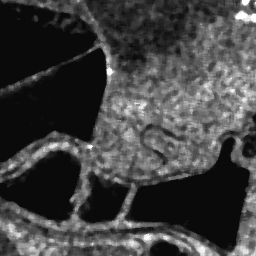
%> input picture pic/san_1.bmp, 256 x 256 px
$ octave Main.m   (GNU Octave 9; MATLAB toolbox functions it lacks are replaced by stand-ins)
%> lines starting %> are read from the running program, lines starting %| are printed output that depends on the picture; in (x1, y1, x2, y2) boxes, pixels count from 0 and x2, y2 are one past the last pixel; in counts of white or black regions, pixels touching at a corner belong together; the program's own positions count from 1
### nr.m

% 根据公茂果老师 GRSL12 文章实现的 Neighborhodd-based ratio 方法

% Author: Gao Feng
% Date: 2016/06/10

function nrmap = nr(im1, im2, k)

    [ylen, xlen] = size(im1);
    ratio = zeros(ylen, xlen);
    nrmap = zeros(ylen, xlen);

    for j = 1:ylen
        for i = 1:xlen
            if im1(j,i)>im2(j,i)
                ratio(j,i) = (im2(j,i)+0.001)/(im1(j,i)+0.001);
            elseif im1(j,i)<im2(j,i)
                ratio(j,i) = (im1(j,i)+0.001)/(im2(j,i)+0.001);
            else
                ratio(j,i) = 1;
            end
        end
    end

    for j = 1+(k-1)/2:ylen-(k-1)/2
        for i = 1+(k-1)/2:xlen-(k-1)/2
            u = 0; diat = 0;
            smin=0; smax=0;

            im_se1 = im1(j-(k-1)/2:j+(k-1)/2, i-(k-1)/2:i+(k-1)/2);
            im_se2 = im2(j-(k-1)/2:j+(k-1)/2, i-(k-1)/2:i+(k-1)/2);
            rat_se = ratio(j-(k-1)/2:j+(k-1)/2, i-(k-1)/2:i+(k-1)/2);

            smin = im_se1.* (im_se1 <= im_se2);
            smin = smin + im_se2.* (im_se1 >  im_se2);
            smin = sum(smin(:));

            smax = im_se1.* (im_se1 >=  im_se2);
            smax = smax + im_se2.* (im_se1 < im_se2);
            smax = sum(smax(:));

            % 求均值，方差，以及lamda
            u    = mean(rat_se(:));
            diat = var(rat_se(:));
            lmd  = (diat+0.001)/(u+0.001);

            if lmd>1
                lmd = 1;
            end

            if smax==0
                nrmap(j,i) = lmd*ratio(j,i)+(1-lmd);
            else
                nrmap(j,i) = lmd*ratio(j,i)+(1-lmd)*smin/smax;
            end
        end
    end

    clear j i u diat rat_se ratio smax smin lmd;
    clear im_se1 im_se2;

    % 处理一下四个边上的像素
    tmp = nrmap(1+(k-1)/2:ylen-(k-1)/2, 1+(k-1)/2:xlen-(k-1)/2);
    u = mean(tmp(:));
    nrmap(1:1+(k-1)/2, :) = u;   nrmap(ylen-(k-1)/2:ylen, :) = u;
    nrmap(:, 1:1+(k-1)/2) = u;   nrmap(:, xlen-(k-1)/2:xlen) = u;

    clear u tmp;
    clear k xlen ylen;

end

### Main.m

% The files are the MATLAB source code for the paper:
% Feng Gao,  Junyu Dong, Bo Li, Qizhi Xu, Cui Xie.
% Change Detection from Synthetic Aperture Radar Images Based on Neighborhood-Based Ratio and Extreme Learning Machine
% Journal of Applied Remote Sensing. 10(4), 2016.
%
% The demo has not been well organized. Please contact me if you meet any problems.
%
% Email: gaofeng@ouc.edu.cn
%
% 注意事项：
%   因为训练时样本是随机生成，样本不同会影响最终的结果。
%   所以每次运行的结果都不会一样。
%   作者会在后期发布的版本中进行修正（固定生成随机数的种子）
%


clear;
clc;
close all;

addpath('./Utils');

PatSize = 5;
k_n = 3;

fprintf(' ... ... read image file ... ... ... ....\n');
im1   = imread('./pic/san_1.bmp');
%> im1 is the input picture: size 256x256x3 uint8; min 10, max 255, mean 65.5
im2   = imread('./pic/san_2.bmp');
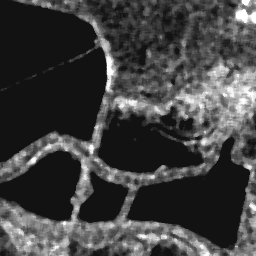
%> input picture pic/san_2.bmp, 256 x 256 px
%> im2 is the input picture: size 256x256x3 uint8; min 18, max 255, mean 65.4
im_gt = imread('./pic/san_gt.bmp');
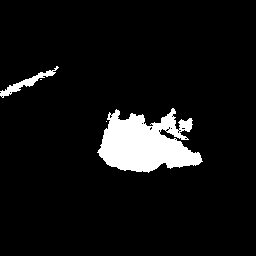
%> input picture pic/san_gt.bmp, 256 x 256 px
%> im_gt: size 256x256 uint8; 7.1% white; 4 white regions (2 under 20 px), largest, box (x1, y1, x2, y2) and area: (97, 108, 203, 173) 4307, (0, 66, 59, 98) 375
fprintf(' ... ... read image file finished !!! !!!\n\n');

im1 = double(im1(:,:,1));
%> im1: size 256x256 double
im2 = double(im2(:,:,1));
%> im2: size 256x256 double
im_gt = double(im_gt(:,:,1));

[ylen, xlen] = size(im1);
%> ylen = 256; xlen = 256

% compute the neighborhood-based ratio image
fprintf(' ... .. compute the neighborhood ratio ..\n');
nrmap = nr(im1, im2, k_n);
%> after the loop in nr, `for j = 1:ylen`:
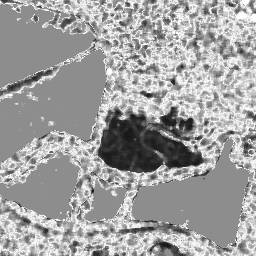
%> ratio: size 256x256 double; min 0.0878, max 1, mean 0.628
%> after the loop in nr, `for j = 1+(k-1)/2:ylen-(k-1)/2`:
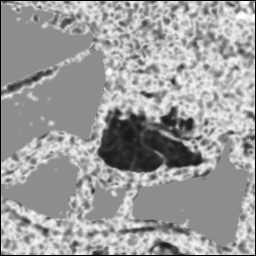
%> nrmap: size 256x256 double; min 0, max 1, mean 0.613
%> in nr, `tmp = nrmap(1+(k-1)/2:ylen-(k-1)/2, 1+(k-1)/2:xlen-(k-1)/2);`:
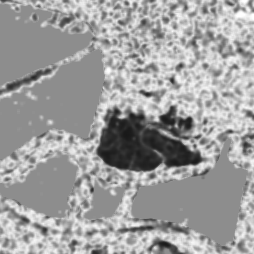
%> tmp: size 254x254 double; min 0.0966, max 1, mean 0.623
%> in nr, `u = mean(tmp(:));`: u = 0.623
%> in nr, `nrmap(:, xlen-(k-1)/2:xlen) = u`:
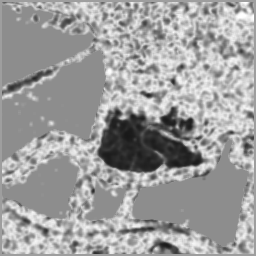
%> nrmap: size 256x256 double; min 0.0966, max 1, mean 0.622
nrmap = max(nrmap(:))-nrmap;
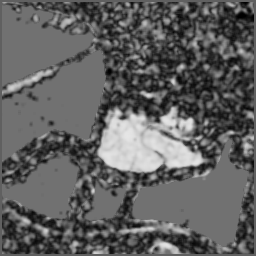
%> nrmap: size 256x256 double; min 0, max 0.903, mean 0.378
%> (the run ends here)
